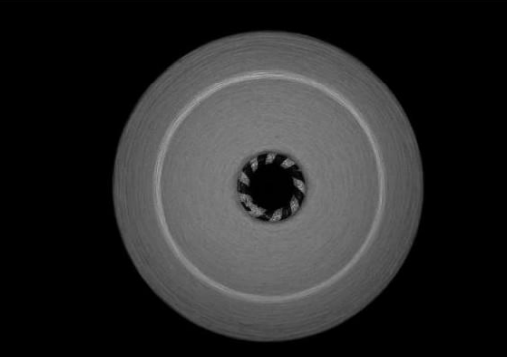
#> input picture input_bobins/pure/1.png, 507 x 357 px, found by its file name
$ python bestForNow.py
#> lines starting #> are read from the running program, lines starting #| are printed output that depends on the picture; after the words box and inside, x2 and y2 are one past the last pixel; in counts of white or black regions, pixels touching at a corner belong together; long printed decimals are rounded
import cv2
import numpy as np

# en son 27.07

img = cv2.imread('../input_bobins/with/1.png')
#> img is the input picture: shape (357, 507, 3); min 0, max 168, mean 41.2
print('Original Dimensions : ', img.shape)
#| Original Dimensions :  (357, 507, 3)
if img.shape[0] > 3000 or img.shape[1] > 3000:
    scale_percent = 10

elif img.shape[0] > 1500 or img.shape[1] > 1500:
    scale_percent = 20
else:
    scale_percent = 60
width = int(img.shape[1] * scale_percent / 100)
#> width = 304
height = int(img.shape[0] * scale_percent / 100)
#> height = 214
dim = (width, height)
#> dim = (304, 214)

img = cv2.resize(img, dim, interpolation=cv2.INTER_AREA)
#> img: shape (214, 304, 3)

print('Resized Dimensions : ', img.shape)
#| Resized Dimensions :  (214, 304, 3)

cv2.imshow("Resized image", img)
cv2.waitKey(0)
hh, ww = img.shape[:2]
#> hh = 214; ww = 304

gray = cv2.cvtColor(img, cv2.COLOR_BGR2GRAY)

img = cv2.GaussianBlur(img, (3, 3), 1.5)

circles = cv2.HoughCircles(gray, cv2.HOUGH_GRADIENT, 1.3,
                           int(2 * hh), param1=90, param2=40, minRadius=int(hh / 2.4),
                           maxRadius=int(hh / 1.8))
#> circles = [[159.2, 111.1, 92.64]]
print("circles:", circles)
#| circles: [[[159.25     111.150  92.64    ]]]

img_circle = img.copy()
mask = np.zeros_like(gray)

for circle in circles[0]:
    (x, y, r) = circle
    x = int(x)
    y = int(y)
    r = int(r)
    cv2.circle(img_circle, (x, y), r, (0, 0, 255), 2)
    cv2.circle(mask, (x, y), r, 255, -1)
    mask2 = cv2.circle(img_circle, (x, y), int(r / 3), 0, -1)
#> this loop made 1 pass
#> (circle, x, y, r) on pass 1: ([159.2, 111.1, 92.64], 159, 111, 92)
#> pass 1, `mask2 = cv2.circle(img_circle, (x, y), int(r / 3), 0, -1)`:
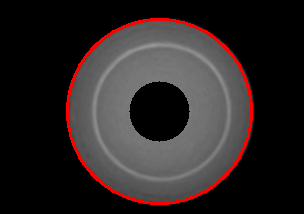
#> mask2: shape (214, 304, 3); mean B, G, R 36.5, 36.5, 43.4
#> after the loop:
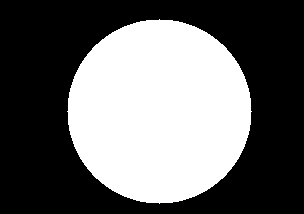
#> mask: shape (214, 304); 40.8% white; 1 white region, box (x1, y1, x2, y2) and area: (67, 19, 252, 204) 26565

res = cv2.subtract(img, mask2)
res = cv2.subtract(img, res)
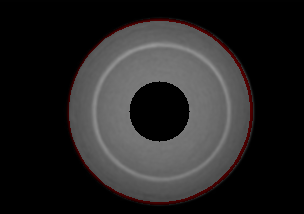
#> res: shape (214, 304, 3); mean B, G, R 36.5, 36.5, 38
cv2.imshow("res", res)

# get average color with mask
ave_color = cv2.mean(res, mask=mask)[:3]
#> ave_color = (88.87, 88.87, 91.09)
print("average circle color:", ave_color)  # BGR
#| average circle color: (88.873, 88.873, 91.089)

cv2.imshow('circle', img_circle)
cv2.imshow('mask', mask)
cv2.waitKey(0)
b, g, r = ave_color[:3]
#> b = 88.87; g = 88.87; r = 91.09

gray = cv2.cvtColor(res, cv2.COLOR_BGR2GRAY)
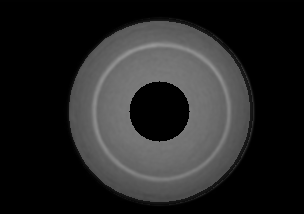
#> gray: shape (214, 304); min 0, max 152, mean 37

img = cv2.GaussianBlur(img, (3, 3), 1.5)

x, thresh_simple = cv2.threshold(gray, 71.17, 255, cv2.THRESH_BINARY)
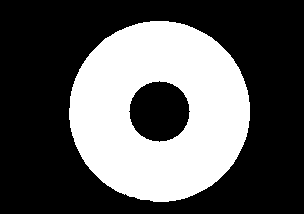
#> thresh_simple: shape (214, 304); 35.1% white; 1 white region, box (x1, y1, x2, y2) and area: (69, 21, 250, 202) 22838
#> x = 71

cv2.imshow('after thresholded', thresh_simple)
cv2.waitKey(0)

kernel = np.ones((5, 5), np.uint8)
gradient = cv2.morphologyEx(thresh_simple, cv2.MORPH_GRADIENT, kernel)
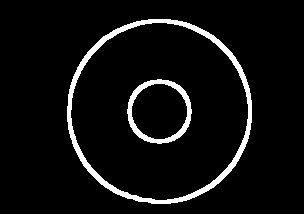
#> gradient: shape (214, 304); 5.9% white; 2 white regions, box (x1, y1, x2, y2) and area: (67, 19, 252, 204) 2898, (127, 79, 192, 144) 964
cv2.imshow('after gradient', gradient)
cv2.waitKey(0)
kernel = np.ones((9, 9), np.uint8)
erosion = cv2.erode(gradient, kernel, iterations=1)
#> erosion: shape (214, 304); every value is 0
cv2.imshow('after erosion', erosion)
cv2.waitKey(0)

ms = cv2.subtract(thresh_simple, gradient)
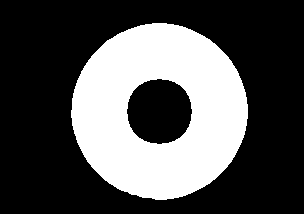
#> ms: shape (214, 304); 32.1% white; 1 white region, box (x1, y1, x2, y2) and area: (71, 23, 248, 200) 20901
cv2.imshow('after substract', ms)
cv2.waitKey(0)

kernel = np.ones((5, 5), np.uint8)
dilation = cv2.dilate(ms, kernel, iterations=1)
#> dilation: shape (214, 304); 35.1% white; 1 white region, box (x1, y1, x2, y2) and area: (69, 21, 250, 202) 22837

# dilation = 255 - dilation
cv2.imshow('after dilate', dilation)
cv2.waitKey(0)

# invert için
# invert_img = 255 - img
# veya
# invert_img = cv2.bitwise_not(img) kullanılabilir.

$ run again, with input_bobins/pure/10.png copied over input_bobins/pure/1.png
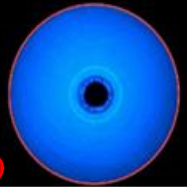
#> input picture input_bobins/pure/10.png, 187 x 187 px, found by its file name
#> img is the input picture: shape (187, 187, 3); mean B, G, R 156.5, 72.4, 10
#| Original Dimensions :  (187, 187, 3)
#| Resized Dimensions :  (112, 112, 3)
#> circles = [[55.25, 52.65, 51.59]]
#| circles: [[[55.250 52.650 51.59    ]]]
#> the loop `for circle in circles[0]:` made 1 pass
#> (circle, x, y, r) on pass 1: ([55.25, 52.65, 51.59], 55, 52, 51)
#> after the loop `for circle in circles[0]:`:
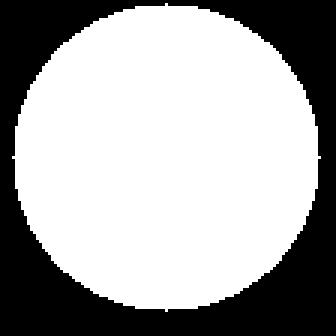
#> mask: shape (112, 112) (shown 3 times larger); 65.2% white; 1 black region, box (x1, y1, x2, y2) and area: (0, 0, 112, 112) 4371
#> ave_color = (195.9, 88.79, 6.73)
#| average circle color: (195.947, 88.789, 6.733)
#> `b, g, r = ave_color[:3]`: b = 195.9; g = 88.79; r = 6.73
#> thresh_simple: shape (112, 112); 48.6% white; 24 white regions (22 under 20 px), largest, box (x1, y1, x2, y2) and area: (8, 3, 99, 101) 5983, (31, 102, 48, 109) 20
#> `x, thresh_simple = cv2.threshold(gray, 71.17, 255, cv2.THRESH_BINARY)`: x = 71
#> gradient: shape (112, 112); 25.5% white; 2 white regions, box (x1, y1, x2, y2) and area: (4, 1, 104, 112) 2649, (36, 33, 75, 72) 548
#> erosion: shape (112, 112); 0.08% white in thin lines or dots, all inside (x1, y1, x2, y2) = (24, 93, 60, 112)
#> ms: shape (112, 112); 38.4% white; 1 white region, box (x1, y1, x2, y2) and area: (12, 8, 97, 99) 4820
#> `dilation = cv2.dilate(ms, kernel, iterations=1)`:
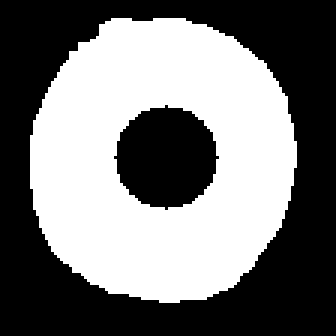
#> dilation: shape (112, 112) (shown 3 times larger); 46.6% white; 1 white region, box (x1, y1, x2, y2) and area: (10, 6, 99, 101) 5840
